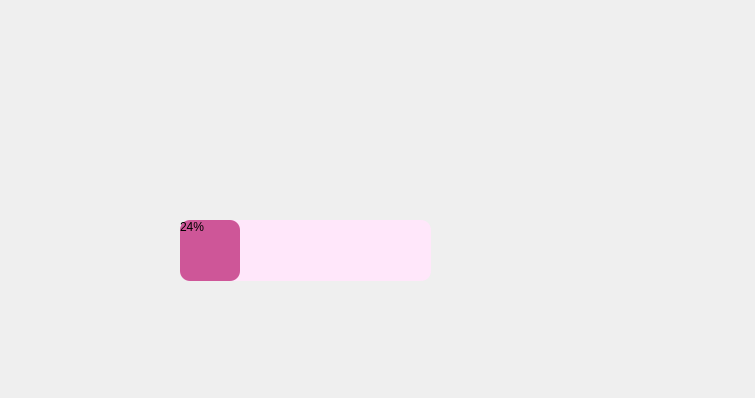
<?xml version="1.0" encoding="UTF-8"?>
<ui version="4.0">
 <class>Form</class>
 <widget class="QWidget" name="Form">
  <property name="geometry">
   <rect>
    <x>0</x>
    <y>0</y>
    <width>755</width>
    <height>398</height>
   </rect>
  </property>
  <property name="windowTitle">
   <string>Form</string>
  </property>
  <widget class="QLabel" name="label">
   <property name="enabled">
    <bool>true</bool>
   </property>
   <property name="geometry">
    <rect>
     <x>180</x>
     <y>120</y>
     <width>243</width>
     <height>87</height>
    </rect>
   </property>
   <property name="sizePolicy">
    <sizepolicy hsizetype="Fixed" vsizetype="Fixed">
     <horstretch>0</horstretch>
     <verstretch>0</verstretch>
    </sizepolicy>
   </property>
   <property name="text">
    <string>&lt;!DOCTYPE HTML PUBLIC &quot;-//W3C//DTD HTML 4.0//EN&quot; &quot;http://www.w3.org/TR/REC-html40/strict.dtd&quot;&gt;
&lt;html&gt;&lt;head&gt;&lt;meta name=&quot;qrichtext&quot; content=&quot;1&quot; /&gt;&lt;style type=&quot;text/css&quot;&gt;
p, li { white-space: pre-wrap; }
&lt;/style&gt;&lt;/head&gt;&lt;body style=&quot; font-family:'MS Shell Dlg 2'; font-size:8pt; font-weight:400; font-style:normal;&quot;&gt;
&lt;p align=&quot;center&quot; style=&quot; margin-top:0px; margin-bottom:0px; margin-left:0px; margin-right:0px; -qt-block-indent:0; text-indent:0px;&quot;&gt;&lt;span style=&quot; font-size:18pt; color:#aaffff;&quot;&gt;&lt;/span&gt;&lt;/p&gt;
&lt;p align=&quot;center&quot; style=&quot; margin-top:0px; margin-bottom:0px; margin-left:0px; margin-right:0px; -qt-block-indent:0; text-indent:0px;&quot;&gt;&lt;span style=&quot; font-size:18pt; color:#aaffff;&quot;&gt; &lt;/span&gt;&lt;/p&gt;
&lt;p align=&quot;center&quot; style=&quot; margin-top:0px; margin-bottom:0px; margin-left:0px; margin-right:0px; -qt-block-indent:0; text-indent:0px;&quot;&gt;&lt;span style=&quot; font-size:18pt; color:#aaffff;&quot;&gt;&lt;/span&gt;&lt;/p&gt;&lt;/body&gt;&lt;/html&gt;</string>
   </property>
  </widget>
  <widget class="QProgressBar" name="progressBar">
   <property name="geometry">
    <rect>
     <x>180</x>
     <y>220</y>
     <width>251</width>
     <height>61</height>
    </rect>
   </property>
   <property name="styleSheet">
    <string notr="true"> QProgressBar
{
 border-radius:10px;
 background-color: #ffe7fa;

 }

 QProgressBar::chunk 
{

 border-radius: 10px;

 background-color:#ce5698

}</string>
   </property>
   <property name="value">
    <number>24</number>
   </property>
  </widget>
 </widget>
 <resources/>
 <connections/>
</ui>
